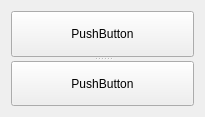
<?xml version="1.0" encoding="UTF-8"?>
<ui version="4.0">
 <class>Widget</class>
 <widget class="QWidget" name="Widget">
  <property name="geometry">
   <rect>
    <x>0</x>
    <y>0</y>
    <width>205</width>
    <height>117</height>
   </rect>
  </property>
  <property name="windowTitle">
   <string>Widget</string>
  </property>
  <layout class="QVBoxLayout" name="verticalLayout">
   <item>
    <widget class="QSplitter" name="splitter">
     <property name="orientation">
      <enum>Qt::Vertical</enum>
     </property>
     <widget class="QPushButton" name="pushButton">
      <property name="text">
       <string>PushButton</string>
      </property>
     </widget>
     <widget class="QPushButton" name="pushButton_2">
      <property name="text">
       <string>PushButton</string>
      </property>
     </widget>
    </widget>
   </item>
  </layout>
 </widget>
 <resources/>
 <connections/>
</ui>
